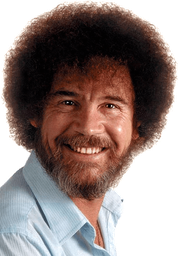
#> input picture ross.png, 180 x 256 px, shrunk from 572 x 815 before the run
$ python main.py ross.png
#> lines starting #> are read from the running program, lines starting #| are printed output that depends on the picture
import sys
from PIL import Image

try: imageFile = sys.argv[1]
except: imageFile = 'ross.png'

image = Image.open(imageFile)
#> image is the input picture: PIL image 180x256 RGBA; mean R, G, B, A 92.4, 77, 73.5, 193.1
X,Y = image.size
#> X = 180; Y = 256
image = image.convert('RGB')
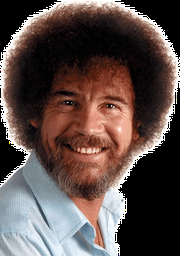
#> image: PIL image 180x256 RGB; mean R, G, B 92.4, 77, 73.5

# lazy conversion of rgb to ascii
def rgb2char(rgb):
    r,g,b = rgb
    avg = int((r+g+b)/3)
    characters = '''#@%|>/;:"',. '''
    maths = 256/len(characters)
    return characters[int(avg/maths)]*2

ascii = ''
# loop through pixels
for y in range(1,Y):
    for x in range(1,X):
        # get rgb value of current pixel
        rgb = image.getpixel((x, y))
        ascii += rgb2char(rgb)
    ascii += '\n'


with open("index.html","w") as f:
    f.write('''
    <!DOCTYPE html>
    <html>
        <head>
            <link href="https://fonts.googleapis.com/css?family=Roboto+Mono&display=swap" rel="stylesheet">
                <style>
                *{
                    margin:0;
                    font-family:"Courier New", Courier, monospace;
                    font-family: 'Roboto Mono', monospace;
                    font-size:8px;
                    white-space: pre;
                    line-height: 1.2;
                }
            </style>
        </head>
        <body>
            <p>''' + ascii + '''<p>
        </body>
    </html>''')
